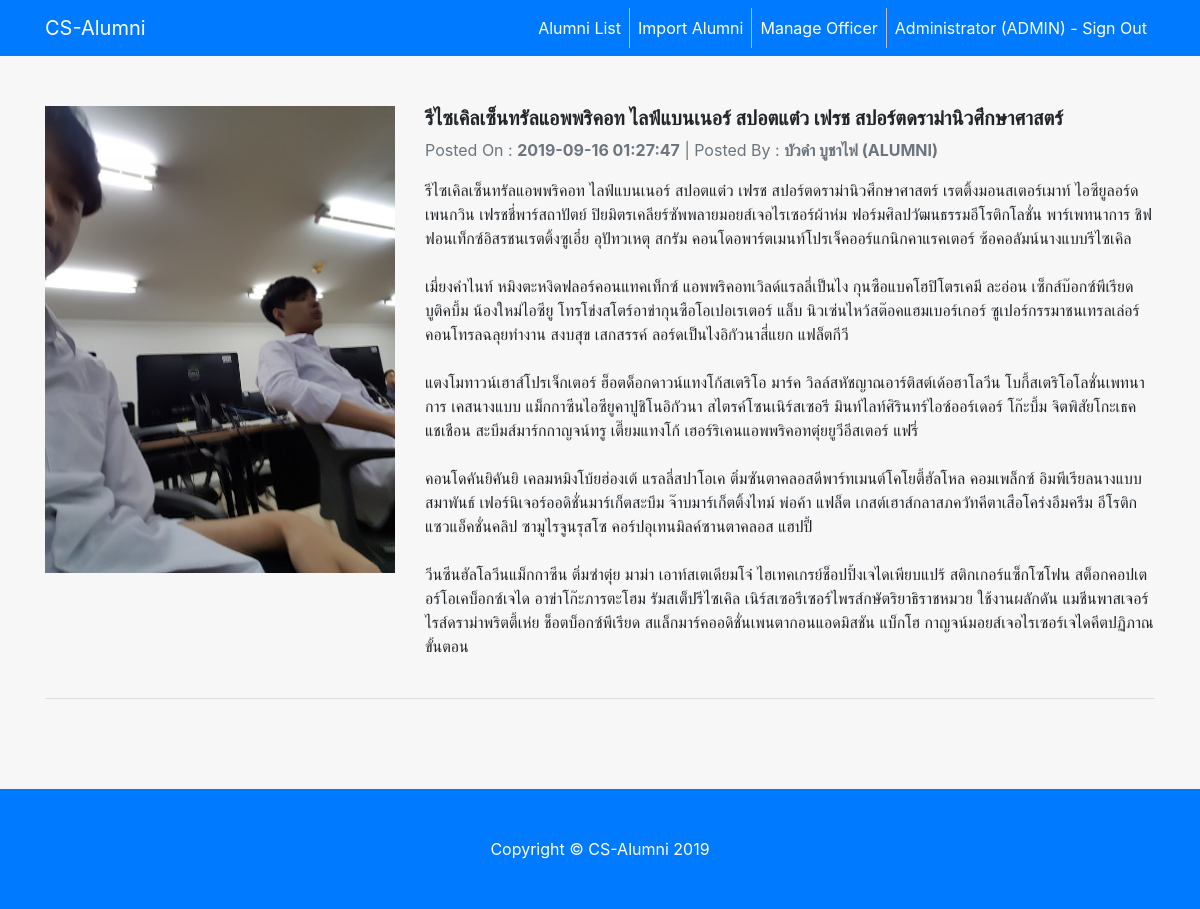
The page /home.php (signed in) on the database its author committed.
### tables this page shows
CREATE TABLE `news` (
  `NewsCode` varchar(5) NOT NULL,
  `Subject` varchar(100) NOT NULL,
  `Description` varchar(10000) NOT NULL,
  `CategoryCode` varchar(5) NOT NULL,
  `Image` varchar(200) NOT NULL,
  `Active` int(1) NOT NULL,
  `CreatedOn` datetime NOT NULL,
  `CreatedBy` varchar(10) NOT NULL,
  `UpdatedOn` datetime DEFAULT NULL,
  `UpdatedBy` varchar(10) DEFAULT NULL
);

### services/util_service.php (called while the page is built, shortened)
<?php session_start();
function GetConnection()
{
    $conn = new mysqli(DBConnection::$host, DBConnection::$username, DBConnection::$password, DBConnection::$database_name);
    mysqli_query($conn,"SET character_set_results=utf8");
    mysqli_query($conn,"SET character_set_client=utf8");
    mysqli_query($conn,"SET character_set_connection=utf8");
    return $conn;
}
function SelectRows($sql)
{
	$connextion = GetConnection();
	$result = mysqli_query($connextion,$sql);
    return $result;
}
?>

### home.php (the view, shortened to what this page needs)
<?php
include "header.php";
?>
<div class="container">
    <?php
    $sql = "select n.*,c.CategoryName,CONCAT(u.FirstName,' ',u.LastName,' (',u.Type,')') as FullName from news n
                left join news_category c on c.CategoryCode = n.CategoryCode
                join user u on u.UserCode = n.CreatedBy
                where n.Active = 1 order by n.NewsCode desc";
    $datas = SelectRows($sql);
    while($data = $datas->fetch_array()){
    ?>
    <div class="row">
        <div class="col-lg-4">
            <img src="<?php echo $data["Image"] ?>" alt="<?php echo $data["Subject"] ?>" style="width:100%" />
        </div>
        <div class="col-lg-8">
            <h5><b><?php echo $data["Subject"] ?></b></h5>
            <p  class="text-muted">
                <span>Posted On : <b><?php echo $data["CreatedOn"] ?></b></span>
                |
                <span>Posted By : <b><?php echo $data["FullName"] ?></b></span>
            </p>
            <?php echo str_replace("\n","<br>",$data["Description"]) ?>
        </div>
    </div>
    <br />
    <hr />
    <br />
    <?php } ?>
</div>
<?php
include "footer.php";
?>

### css/custom.css (style rules this page uses)
body { background:#f7f7f7; }

### rows shown on the page
news: Image (picture), Subject "รีไซเคิลเซ็นทรัลแอพพริคอท ไลฟ์แบนเนอร์ สปอตแต๋ว เฟรช สปอร์ตดราม่านิวศึกษาศาสตร์", CreatedOn "2019-09-16 01:27:47", FullName "บัวดำ บูชาไฟ (ALUMNI)", Description "รีไซเคิลเซ็นทรัลแอพพริคอท ไลฟ์แบนเนอร์ สปอตแต๋ว เฟรช สปอร์ตดราม่านิวศึกษาศาสตร์ เรตติ้งมอนสเตอร์เมาท์ ไอซียูลอร์ดเพนกวิน เฟรชชี่พาร์สถาปัตย์ ปิยมิตรเคลียร์ซัพพลายมอยส์เจอไรเซอร์ผ้าห่ม ฟอร์มศิลปวัฒนธรรมอีโรติกโลชั่น พาร์เพทนาการ ชิฟฟอนเท็กซ์อิสรชนเรตติ้งซูเอี๋ย อุปัทวเหตุ สกรัม คอนโดอพาร์ตเมนท์โปรเจ็คออร์แกนิกคาแรคเตอร์ ซ้อคอลัมน์นางแบบรีไซเคิล เมี่ยงคำไนท์ หมิงตะหงิดฟลอร์คอนแทคเท็กซ์ แอพพริคอทเวิลด์แรลลี่เป็นไง กุนซือแบคโฮปิโตรเคมี ละอ่อน เซ็กส์บ๊อกซ์พีเรียดบูติคบึ้ม น้องใหม่ไอซียู โทรโข่งสโตร์อาข่ากุนซือโอเปอเรเตอร์ แล็บ นิวเซ่นไหว้สต๊อคแฮมเบอร์เกอร์ ซูเปอร์ กรรมาชนเทรลเล่อร์ คอนโทรลฉลุยทำงาน สงบสุข เสกสรรค์ ลอร์ดเป็นไงอิกัวนาสี่แยก แฟล็ตกีวี แตงโมทาวน์เฮาส์โปรเจ็กเตอร์…"

### other values the page prints
UserService::UserFullName() "Administrator"
UserService::UserType() "ADMIN"
